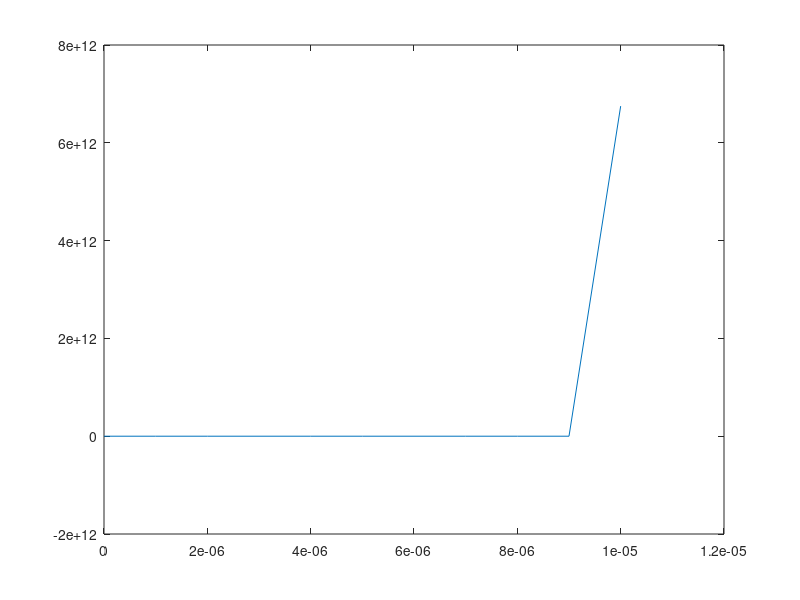
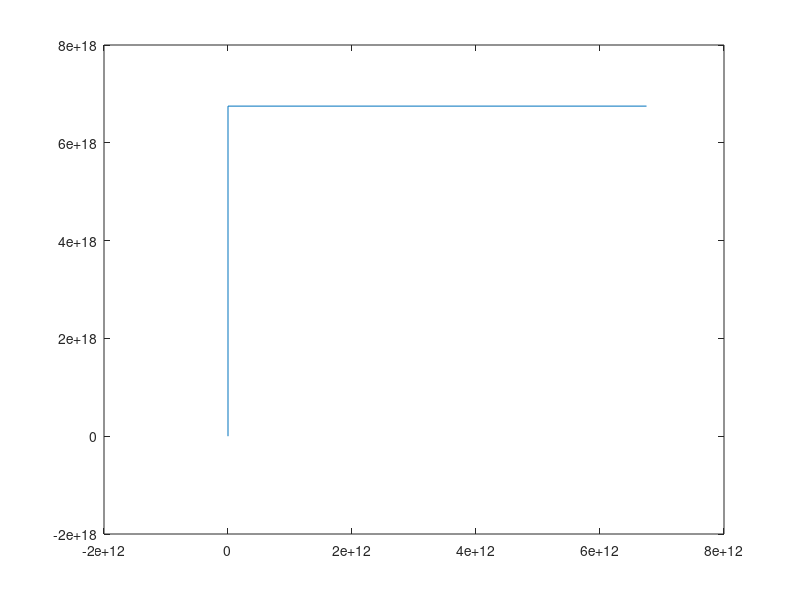

MATLAB code for these plots, in order:
% angle=.301
% m_b=.04
% height=8-8*cos(angle)

rho=1.22;
a=pi*0.0399/2;
cd=0.47;
v_0=200;
distance=0.22;
v=v_0;
mass=0.027;
dt=0.000001;
t=[0];
x=[0];
i=2;
while x(i-1)<distance
  fd(i)=-(1/2*rho*(v(i-1))^2*a(i-1)*cd);
  a(i)=fd(i-1)/mass;
  v(i)=v(i-1)+a(i-1)*dt;
  x(i)=x(i-1)+v(i-1)*dt;
  t(i)=t(i-1)+dt;
  i=i+1;
end
figure(1)
plot(t,x)
figure(2)
plot(x,v)
disp(v(2)-v(i-1))
